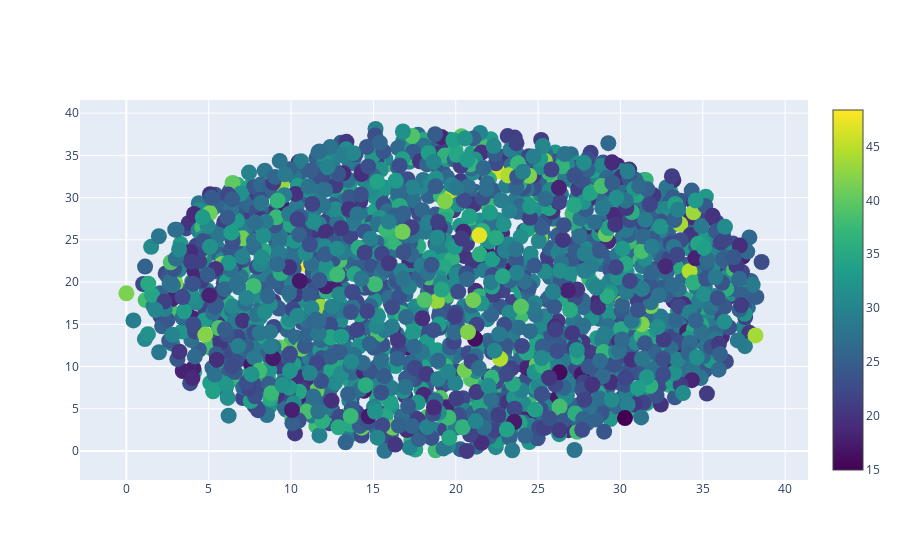

The notebook cell saved with this chart:
### Code cell
analysis.dimenfix_scatter_plot()

### Figure 1 — Plotly figure (JSON) as saved in the notebook; plotly's stock layout.template omitted (floating-point values rounded to 4 significant figures; data arrays with more than 128 entries replaced by an {"elided": "..."} marker saying what was removed)
{"data": [{"marker": {"color": {"elided": "2000 float values"}, "colorscale": [[0, "#440154"], [0.1111, "#482878"], [0.2222, "#3e4989"], [0.3333, "#31688e"], [0.4444, "#26828e"], [0.5556, "#1f9e89"], [0.6667, "#35b779"], [0.7778, "#6ece58"], [0.8889, "#b5de2b"], [1, "#fde725"]], "showscale": true, "size": 16}, "mode": "markers", "type": "scatter", "x": {"elided": "2000 float values"}, "y": {"elided": "2000 float values"}}], "layout": {}}
